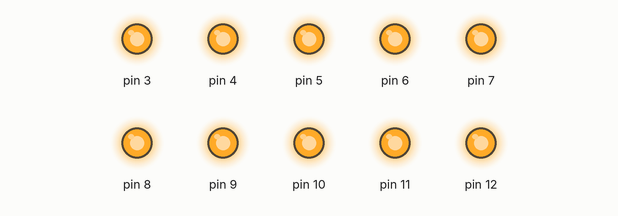
Bench run of a sketch on a simulated Arduino Uno, built with avr-gcc and run on an emulated ATmega328P. On the bench: output pins drawn as LEDs (lit = HIGH).

Above: at 0.05 s.
Timing chart, 0 to 3.3 s (numbered marks = the images above):
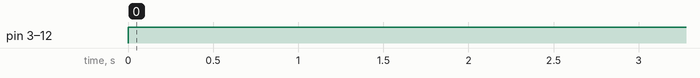

Measured:
- by itself, pin 3: repeats every 1.4 s: LOW 1.3 s, HIGH 0.15 s
- by itself, pin 4: repeats every 1.4 s: LOW 1.1 s, HIGH 0.08 s, LOW 0.15 s, HIGH 0.08 s
- by itself, pin 5: repeats every 1.4 s: LOW 0.98 s, HIGH 0.08 s, LOW 0.30 s, HIGH 0.08 s
- by itself, pin 6: repeats every 1.4 s: LOW 0.83 s, HIGH 0.08 s, LOW 0.45 s, HIGH 0.08 s
- by itself, pin 7: repeats every 0.75 s: LOW 0.68 s, HIGH 0.08 s
- by itself, pin 8: repeats every 1.4 s: LOW 0.53 s, HIGH 0.08 s, LOW 0.75 s, HIGH 0.08 s
- by itself, pin 9: repeats every 1.4 s: LOW 0.38 s, HIGH 0.08 s, LOW 0.90 s, HIGH 0.08 s
- by itself, pin 10: repeats every 1.4 s: LOW 0.23 s, HIGH 0.08 s, LOW 1.1 s, HIGH 0.08 s

The sketch:

Cylon_V1_0.ino
```cpp
/*
Cylon Brake Light V1.0

Courtesy of JabawokJayUK

10 LED's Indipendnetly controlled

2 States of opperation:

State 1 - 0-3000ms = All On
State 2 - > 3000ms = Larsen cylon effect

Enjoy
 */

int timer = 75; // Higher number = longer scan... adjust the meeting in middle to look in time if you change this number
int indLED = 75; //This is the delay on the meet in the middle sequence, updated to use an integer function


void setup() {
  // use a for loop to initialize each pin as an output, this also takes care of digital output set-up:
  for (int thisPin = 3; thisPin < 13; thisPin++)  {
    pinMode(thisPin, OUTPUT);
  }
}

void loop() {
  if  (millis() <= 5000) {
  digitalWrite(3, HIGH);
  digitalWrite(4, HIGH);
  digitalWrite(5, HIGH);
  digitalWrite(6, HIGH);
  digitalWrite(7, HIGH);
  digitalWrite(8, HIGH);
  digitalWrite(9, HIGH);
  digitalWrite(10, HIGH);
  digitalWrite(11, HIGH);
  digitalWrite(12, HIGH);

  } else {
    // loop from right to left:
  for (int thisPin = 3; thisPin < 12; thisPin++) {
    // turn the pin on:
    digitalWrite(thisPin, HIGH);
    delay(timer);
    // turn the pin off:
    digitalWrite(thisPin, LOW);
  }
  // loop from left to right:
  for (int thisPin = 12; thisPin >= 3; thisPin--) {
    // turn the pin on:
    digitalWrite(thisPin, HIGH);
    delay(timer);
    // turn the pin off:
    digitalWrite(thisPin, LOW);
  }
}
}
 // whole thing starts over and continually runs...
```
